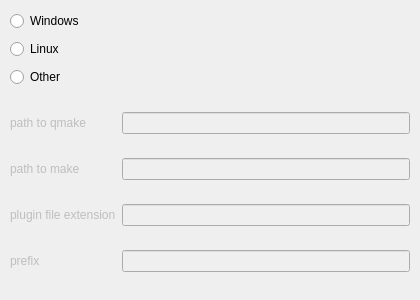
<?xml version="1.0" encoding="UTF-8"?>
<ui version="4.0">
 <class>preferencesCompilerPage</class>
 <widget class="QWidget" name="preferencesCompilerPage">
  <property name="geometry">
   <rect>
    <x>0</x>
    <y>0</y>
    <width>420</width>
    <height>300</height>
   </rect>
  </property>
  <widget class="QWidget" name="compilerSettingsWidget" native="true">
   <property name="enabled">
    <bool>false</bool>
   </property>
   <property name="geometry">
    <rect>
     <x>10</x>
     <y>94</y>
     <width>400</width>
     <height>200</height>
    </rect>
   </property>
   <layout class="QGridLayout" name="gridLayout_2">
    <item row="0" column="0">
     <widget class="QLabel" name="label_13">
      <property name="text">
       <string>path to qmake</string>
      </property>
     </widget>
    </item>
    <item row="0" column="1">
     <widget class="QLineEdit" name="pathToQmake"/>
    </item>
    <item row="1" column="0">
     <widget class="QLabel" name="label_17">
      <property name="text">
       <string>path to make</string>
      </property>
     </widget>
    </item>
    <item row="1" column="1">
     <widget class="QLineEdit" name="pathToMake"/>
    </item>
    <item row="2" column="0">
     <widget class="QLabel" name="label_19">
      <property name="text">
       <string>plugin file extension</string>
      </property>
     </widget>
    </item>
    <item row="2" column="1">
     <widget class="QLineEdit" name="pluginExtension"/>
    </item>
    <item row="3" column="1">
     <widget class="QLineEdit" name="prefix"/>
    </item>
    <item row="3" column="0">
     <widget class="QLabel" name="label_20">
      <property name="text">
       <string>prefix</string>
      </property>
     </widget>
    </item>
   </layout>
  </widget>
  <widget class="QRadioButton" name="linuxButton">
   <property name="geometry">
    <rect>
     <x>10</x>
     <y>38</y>
     <width>400</width>
     <height>22</height>
    </rect>
   </property>
   <property name="text">
    <string>Linux</string>
   </property>
  </widget>
  <widget class="QRadioButton" name="otherButton">
   <property name="geometry">
    <rect>
     <x>10</x>
     <y>66</y>
     <width>400</width>
     <height>22</height>
    </rect>
   </property>
   <property name="text">
    <string>Other</string>
   </property>
  </widget>
  <widget class="QRadioButton" name="windowsButton">
   <property name="geometry">
    <rect>
     <x>10</x>
     <y>10</y>
     <width>400</width>
     <height>22</height>
    </rect>
   </property>
   <property name="text">
    <string>Windows</string>
   </property>
   <property name="autoExclusive">
    <bool>true</bool>
   </property>
  </widget>
 </widget>
 <resources/>
 <connections/>
</ui>
